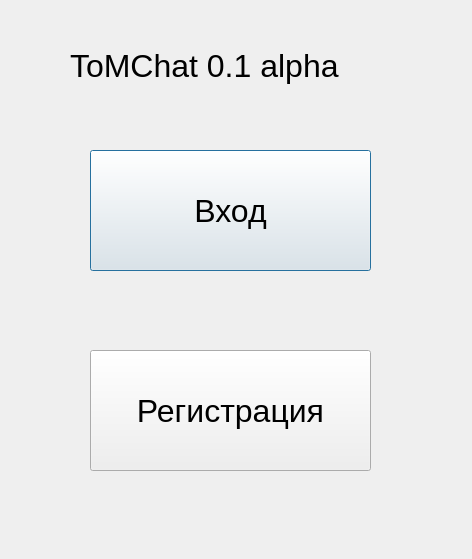
<?xml version="1.0" encoding="UTF-8"?>
<ui version="4.0">
 <class>Dialog</class>
 <widget class="QDialog" name="Dialog">
  <property name="geometry">
   <rect>
    <x>0</x>
    <y>0</y>
    <width>472</width>
    <height>559</height>
   </rect>
  </property>
  <property name="windowTitle">
   <string>Dialog</string>
  </property>
  <widget class="QLabel" name="label">
   <property name="geometry">
    <rect>
     <x>70</x>
     <y>30</y>
     <width>351</width>
     <height>71</height>
    </rect>
   </property>
   <property name="font">
    <font>
     <pointsize>24</pointsize>
    </font>
   </property>
   <property name="text">
    <string>ToMChat 0.1 alpha</string>
   </property>
  </widget>
  <widget class="QPushButton" name="pushButton">
   <property name="geometry">
    <rect>
     <x>90</x>
     <y>150</y>
     <width>281</width>
     <height>121</height>
    </rect>
   </property>
   <property name="font">
    <font>
     <pointsize>24</pointsize>
    </font>
   </property>
   <property name="text">
    <string>Вход</string>
   </property>
  </widget>
  <widget class="QPushButton" name="pushButton_2">
   <property name="geometry">
    <rect>
     <x>90</x>
     <y>350</y>
     <width>281</width>
     <height>121</height>
    </rect>
   </property>
   <property name="font">
    <font>
     <pointsize>24</pointsize>
    </font>
   </property>
   <property name="text">
    <string>Регистрация</string>
   </property>
  </widget>
 </widget>
 <resources/>
 <connections/>
</ui>
